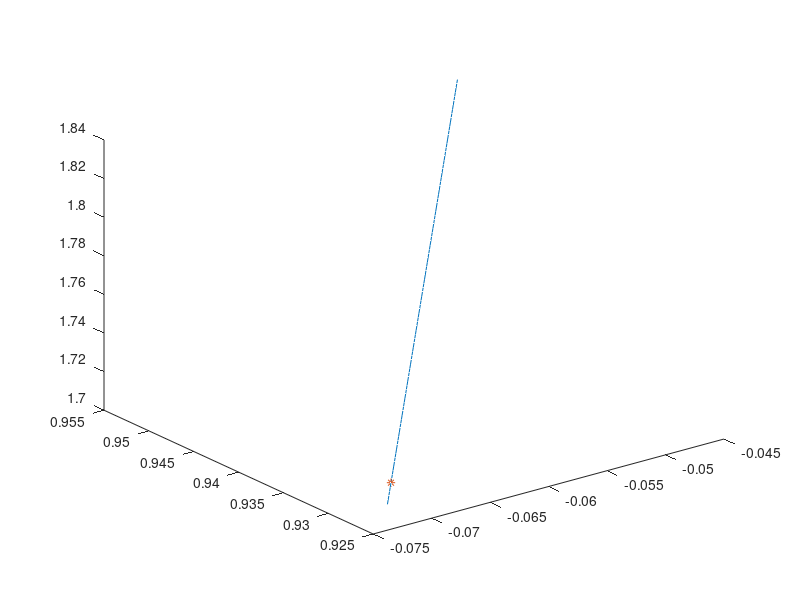

The MATLAB source for this figure:
a = [-0.045161 0.954497 1.823414];
b = [-0.073179 0.925785 1.710717];
c = [0.0000 0.932925 1.718043];
d = [-0.048212189295 0.9291093878 1.7169745149];
e = [-0.047579999999 0.8975600000 1.7672509999];
f = [-0.049410999999 0.9889360000 1.6216360000];
m = [0.050895766277082699 0.9491042337229173] * [a;b];


t = 0:0.01:1;
t = t';
one = ones(size(t));
figure

    yt = (a - b).*t + b.*one;
    plot3(yt(:,1)',yt(:,2)',yt(:,3)');hold on;
    plot3(m(1), m(2), m(3), '*'); hold on;


